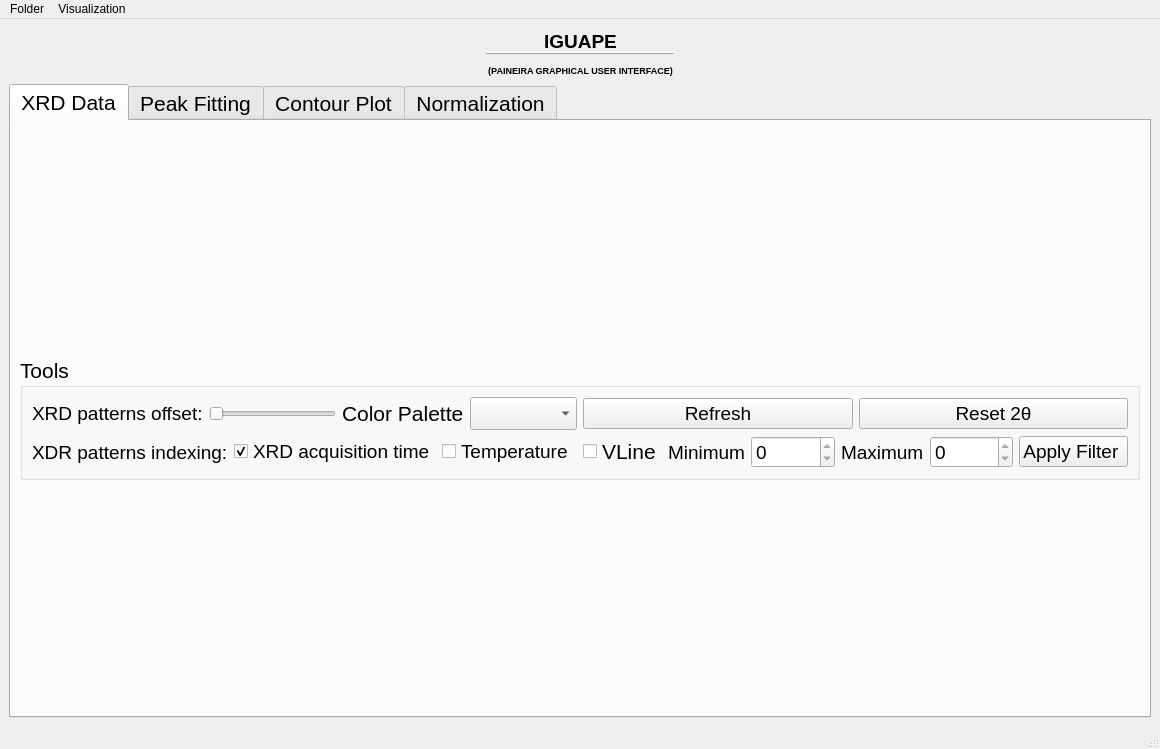
<?xml version="1.0" encoding="UTF-8"?>
<ui version="4.0">
 <class>MainWindow</class>
 <widget class="QMainWindow" name="MainWindow">
  <property name="geometry">
   <rect>
    <x>0</x>
    <y>0</y>
    <width>1160</width>
    <height>749</height>
   </rect>
  </property>
  <property name="windowTitle">
   <string>Iguape</string>
  </property>
  <property name="windowIcon">
   <iconset>
    <normaloff>../../../.designer/backup/Icons/Logo_IGUAPE.png</normaloff>../../../.designer/backup/Icons/Logo_IGUAPE.png</iconset>
  </property>
  <property name="styleSheet">
   <string notr="true"/>
  </property>
  <property name="locale">
   <locale language="English" country="UnitedKingdom"/>
  </property>
  <widget class="QWidget" name="centralwidget">
   <layout class="QGridLayout" name="gridLayout_3">
    <item row="0" column="0">
     <layout class="QVBoxLayout" name="verticalLayout">
      <item>
       <layout class="QHBoxLayout" name="horizontalLayout">
        <item>
         <widget class="QLabel" name="CNPEM_logo">
          <property name="maximumSize">
           <size>
            <width>100</width>
            <height>50</height>
           </size>
          </property>
          <property name="cursor">
           <cursorShape>PointingHandCursor</cursorShape>
          </property>
          <property name="text">
           <string/>
          </property>
          <property name="pixmap">
           <pixmap>../Icons/CNPEM-logo-colorido-2023_resize.png</pixmap>
          </property>
          <property name="openExternalLinks">
           <bool>true</bool>
          </property>
         </widget>
        </item>
        <item>
         <spacer name="horizontalSpacer_10">
          <property name="orientation">
           <enum>Qt::Horizontal</enum>
          </property>
          <property name="sizeHint" stdset="0">
           <size>
            <width>40</width>
            <height>20</height>
           </size>
          </property>
         </spacer>
        </item>
        <item>
         <widget class="QLabel" name="iguape_logo">
          <property name="maximumSize">
           <size>
            <width>100</width>
            <height>70</height>
           </size>
          </property>
          <property name="cursor">
           <cursorShape>PointingHandCursor</cursorShape>
          </property>
          <property name="text">
           <string/>
          </property>
          <property name="pixmap">
           <pixmap>../Icons/Logo_IGUAPE_resized.png</pixmap>
          </property>
          <property name="openExternalLinks">
           <bool>true</bool>
          </property>
         </widget>
        </item>
        <item>
         <spacer name="horizontalSpacer">
          <property name="orientation">
           <enum>Qt::Horizontal</enum>
          </property>
          <property name="sizeHint" stdset="0">
           <size>
            <width>40</width>
            <height>20</height>
           </size>
          </property>
         </spacer>
        </item>
        <item>
         <widget class="QLabel" name="title_label">
          <property name="minimumSize">
           <size>
            <width>0</width>
            <height>0</height>
           </size>
          </property>
          <property name="maximumSize">
           <size>
            <width>16777215</width>
            <height>50</height>
           </size>
          </property>
          <property name="font">
           <font>
            <pointsize>14</pointsize>
           </font>
          </property>
          <property name="frameShape">
           <enum>QFrame::HLine</enum>
          </property>
          <property name="frameShadow">
           <enum>QFrame::Raised</enum>
          </property>
          <property name="lineWidth">
           <number>1</number>
          </property>
          <property name="text">
           <string>&lt;html&gt;&lt;head/&gt;&lt;body&gt;&lt;p align=&quot;center&quot;&gt;&lt;span style=&quot; font-weight:600;&quot;&gt;IGUAPE&lt;/span&gt;&lt;/p&gt;&lt;p align=&quot;center&quot;&gt;&lt;span style=&quot; font-size:7pt; font-weight:600;&quot;&gt;(PAINEIRA GRAPHICAL USER INTERFACE)&lt;/span&gt;&lt;/p&gt;&lt;/body&gt;&lt;/html&gt;</string>
          </property>
          <property name="alignment">
           <set>Qt::AlignCenter</set>
          </property>
         </widget>
        </item>
        <item>
         <spacer name="horizontalSpacer_3">
          <property name="orientation">
           <enum>Qt::Horizontal</enum>
          </property>
          <property name="sizeHint" stdset="0">
           <size>
            <width>40</width>
            <height>20</height>
           </size>
          </property>
         </spacer>
        </item>
        <item>
         <widget class="QLabel" name="LNLS_logo">
          <property name="maximumSize">
           <size>
            <width>16777215</width>
            <height>50</height>
           </size>
          </property>
          <property name="cursor">
           <cursorShape>PointingHandCursor</cursorShape>
          </property>
          <property name="text">
           <string/>
          </property>
          <property name="pixmap">
           <pixmap>../Icons/LNLS_logo_resize.png</pixmap>
          </property>
          <property name="alignment">
           <set>Qt::AlignCenter</set>
          </property>
         </widget>
        </item>
        <item>
         <spacer name="horizontalSpacer_2">
          <property name="orientation">
           <enum>Qt::Horizontal</enum>
          </property>
          <property name="sizeHint" stdset="0">
           <size>
            <width>40</width>
            <height>20</height>
           </size>
          </property>
         </spacer>
        </item>
        <item>
         <widget class="QLabel" name="paineira_logo">
          <property name="maximumSize">
           <size>
            <width>70</width>
            <height>100</height>
           </size>
          </property>
          <property name="cursor">
           <cursorShape>PointingHandCursor</cursorShape>
          </property>
          <property name="pixmap">
           <pixmap>../Icons/Paineira_resize.png</pixmap>
          </property>
          <property name="alignment">
           <set>Qt::AlignRight|Qt::AlignTrailing|Qt::AlignVCenter</set>
          </property>
         </widget>
        </item>
       </layout>
      </item>
      <item>
       <widget class="QTabWidget" name="tabWidget">
        <property name="minimumSize">
         <size>
          <width>900</width>
          <height>400</height>
         </size>
        </property>
        <property name="font">
         <font>
          <pointsize>16</pointsize>
         </font>
        </property>
        <property name="currentIndex">
         <number>0</number>
        </property>
        <widget class="QWidget" name="XRD_data_tab">
         <attribute name="title">
          <string>XRD Data</string>
         </attribute>
         <layout class="QGridLayout" name="gridLayout_4">
          <item row="0" column="0">
           <layout class="QVBoxLayout" name="XRD_data_layout"/>
          </item>
          <item row="1" column="0">
           <widget class="QGroupBox" name="groupBox">
            <property name="sizePolicy">
             <sizepolicy hsizetype="Preferred" vsizetype="Fixed">
              <horstretch>0</horstretch>
              <verstretch>0</verstretch>
             </sizepolicy>
            </property>
            <property name="font">
             <font>
              <pointsize>16</pointsize>
             </font>
            </property>
            <property name="title">
             <string>Tools</string>
            </property>
            <layout class="QGridLayout" name="gridLayout">
             <item row="0" column="0">
              <layout class="QHBoxLayout" name="horizontalLayout_9">
               <item>
                <widget class="QLabel" name="offset_label">
                 <property name="sizePolicy">
                  <sizepolicy hsizetype="Minimum" vsizetype="Preferred">
                   <horstretch>0</horstretch>
                   <verstretch>0</verstretch>
                  </sizepolicy>
                 </property>
                 <property name="font">
                  <font>
                   <pointsize>14</pointsize>
                  </font>
                 </property>
                 <property name="text">
                  <string>XRD patterns offset:</string>
                 </property>
                </widget>
               </item>
               <item>
                <widget class="QSlider" name="offset_slider">
                 <property name="maximumSize">
                  <size>
                   <width>500</width>
                   <height>16777215</height>
                  </size>
                 </property>
                 <property name="font">
                  <font>
                   <pointsize>16</pointsize>
                  </font>
                 </property>
                 <property name="toolTip">
                  <string>Select the XRD patterns offset</string>
                 </property>
                 <property name="layoutDirection">
                  <enum>Qt::LeftToRight</enum>
                 </property>
                 <property name="minimum">
                  <number>1</number>
                 </property>
                 <property name="orientation">
                  <enum>Qt::Horizontal</enum>
                 </property>
                 <property name="invertedAppearance">
                  <bool>false</bool>
                 </property>
                 <property name="invertedControls">
                  <bool>false</bool>
                 </property>
                </widget>
               </item>
               <item>
                <widget class="QLabel" name="label_5">
                 <property name="text">
                  <string>Color Palette</string>
                 </property>
                </widget>
               </item>
               <item>
                <widget class="QComboBox" name="color_pallete_comboBox_2"/>
               </item>
              </layout>
             </item>
             <item row="0" column="1">
              <layout class="QHBoxLayout" name="horizontalLayout_6">
               <item>
                <widget class="QPushButton" name="refresh_button">
                 <property name="maximumSize">
                  <size>
                   <width>16777215</width>
                   <height>16777215</height>
                  </size>
                 </property>
                 <property name="font">
                  <font>
                   <pointsize>14</pointsize>
                  </font>
                 </property>
                 <property name="toolTip">
                  <string>Press to refresh the graph with the new XRD patterns</string>
                 </property>
                 <property name="text">
                  <string>Refresh</string>
                 </property>
                 <property name="icon">
                  <iconset>
                   <normaloff>../../../.designer/backup/Icons/Refresh_Icon.png</normaloff>../../../.designer/backup/Icons/Refresh_Icon.png</iconset>
                 </property>
                </widget>
               </item>
               <item>
                <widget class="QPushButton" name="reset_button">
                 <property name="minimumSize">
                  <size>
                   <width>0</width>
                   <height>0</height>
                  </size>
                 </property>
                 <property name="maximumSize">
                  <size>
                   <width>16777215</width>
                   <height>16777215</height>
                  </size>
                 </property>
                 <property name="font">
                  <font>
                   <pointsize>14</pointsize>
                  </font>
                 </property>
                 <property name="toolTip">
                  <string>Press to reset the 2θ interval to the deafult range</string>
                 </property>
                 <property name="text">
                  <string>Reset 2θ</string>
                 </property>
                </widget>
               </item>
              </layout>
             </item>
             <item row="1" column="0">
              <layout class="QHBoxLayout" name="horizontalLayout_7">
               <item>
                <widget class="QLabel" name="index_label">
                 <property name="sizePolicy">
                  <sizepolicy hsizetype="Minimum" vsizetype="Preferred">
                   <horstretch>0</horstretch>
                   <verstretch>0</verstretch>
                  </sizepolicy>
                 </property>
                 <property name="font">
                  <font>
                   <pointsize>14</pointsize>
                  </font>
                 </property>
                 <property name="text">
                  <string>XDR patterns indexing:</string>
                 </property>
                </widget>
               </item>
               <item>
                <widget class="QCheckBox" name="XRD_measure_order_checkbox">
                 <property name="maximumSize">
                  <size>
                   <width>16777215</width>
                   <height>16777215</height>
                  </size>
                 </property>
                 <property name="font">
                  <font>
                   <pointsize>14</pointsize>
                  </font>
                 </property>
                 <property name="text">
                  <string>XRD acquisition time</string>
                 </property>
                 <property name="checkable">
                  <bool>true</bool>
                 </property>
                 <property name="checked">
                  <bool>true</bool>
                 </property>
                 <property name="tristate">
                  <bool>false</bool>
                 </property>
                </widget>
               </item>
               <item>
                <widget class="QCheckBox" name="temperature_checkbox">
                 <property name="maximumSize">
                  <size>
                   <width>16777215</width>
                   <height>16777215</height>
                  </size>
                 </property>
                 <property name="font">
                  <font>
                   <pointsize>14</pointsize>
                  </font>
                 </property>
                 <property name="text">
                  <string>Temperature</string>
                 </property>
                </widget>
               </item>
              </layout>
             </item>
             <item row="1" column="1">
              <layout class="QHBoxLayout" name="horizontalLayout_8">
               <item>
                <widget class="QCheckBox" name="checkBox">
                 <property name="text">
                  <string>VLine</string>
                 </property>
                </widget>
               </item>
               <item>
                <widget class="QLabel" name="min_filter_label">
                 <property name="maximumSize">
                  <size>
                   <width>16777215</width>
                   <height>16777215</height>
                  </size>
                 </property>
                 <property name="font">
                  <font>
                   <pointsize>14</pointsize>
                  </font>
                 </property>
                 <property name="text">
                  <string>Minimum</string>
                 </property>
                </widget>
               </item>
               <item>
                <widget class="QDoubleSpinBox" name="min_temp_doubleSpinBox">
                 <property name="sizePolicy">
                  <sizepolicy hsizetype="Expanding" vsizetype="Fixed">
                   <horstretch>0</horstretch>
                   <verstretch>0</verstretch>
                  </sizepolicy>
                 </property>
                 <property name="maximumSize">
                  <size>
                   <width>16777215</width>
                   <height>16777215</height>
                  </size>
                 </property>
                 <property name="font">
                  <font>
                   <pointsize>14</pointsize>
                  </font>
                 </property>
                 <property name="readOnly">
                  <bool>true</bool>
                 </property>
                 <property name="decimals">
                  <number>0</number>
                 </property>
                </widget>
               </item>
               <item>
                <widget class="QLabel" name="max_filter_label">
                 <property name="maximumSize">
                  <size>
                   <width>16777215</width>
                   <height>16777215</height>
                  </size>
                 </property>
                 <property name="font">
                  <font>
                   <pointsize>14</pointsize>
                  </font>
                 </property>
                 <property name="text">
                  <string>Maximum</string>
                 </property>
                </widget>
               </item>
               <item>
                <widget class="QDoubleSpinBox" name="max_temp_doubleSpinBox">
                 <property name="sizePolicy">
                  <sizepolicy hsizetype="Expanding" vsizetype="Fixed">
                   <horstretch>0</horstretch>
                   <verstretch>0</verstretch>
                  </sizepolicy>
                 </property>
                 <property name="maximumSize">
                  <size>
                   <width>16777215</width>
                   <height>16777215</height>
                  </size>
                 </property>
                 <property name="font">
                  <font>
                   <pointsize>14</pointsize>
                  </font>
                 </property>
                 <property name="frame">
                  <bool>true</bool>
                 </property>
                 <property name="readOnly">
                  <bool>true</bool>
                 </property>
                 <property name="decimals">
                  <number>0</number>
                 </property>
                </widget>
               </item>
               <item>
                <widget class="QPushButton" name="filter_button">
                 <property name="sizePolicy">
                  <sizepolicy hsizetype="Expanding" vsizetype="Fixed">
                   <horstretch>0</horstretch>
                   <verstretch>0</verstretch>
                  </sizepolicy>
                 </property>
                 <property name="maximumSize">
                  <size>
                   <width>16777215</width>
                   <height>16777215</height>
                  </size>
                 </property>
                 <property name="font">
                  <font>
                   <pointsize>14</pointsize>
                  </font>
                 </property>
                 <property name="toolTip">
                  <string>Press to apply the temperature/measure order range</string>
                 </property>
                 <property name="text">
                  <string>Apply Filter </string>
                 </property>
                 <property name="icon">
                  <iconset>
                   <normaloff>../../../.designer/backup/Icons/Filter_Icon.png</normaloff>../../../.designer/backup/Icons/Filter_Icon.png</iconset>
                 </property>
                </widget>
               </item>
              </layout>
             </item>
            </layout>
           </widget>
          </item>
         </layout>
        </widget>
        <widget class="QWidget" name="peak_fit_tab">
         <attribute name="title">
          <string>Peak Fitting</string>
         </attribute>
         <layout class="QGridLayout" name="gridLayout_5">
          <item row="0" column="0">
           <layout class="QVBoxLayout" name="peak_fit_layout"/>
          </item>
          <item row="1" column="0">
           <widget class="QGroupBox" name="groupBox_3">
            <property name="sizePolicy">
             <sizepolicy hsizetype="Preferred" vsizetype="Fixed">
              <horstretch>0</horstretch>
              <verstretch>0</verstretch>
             </sizepolicy>
            </property>
            <property name="font">
             <font>
              <pointsize>16</pointsize>
             </font>
            </property>
            <property name="title">
             <string>Tools</string>
            </property>
            <layout class="QGridLayout" name="gridLayout_8">
             <item row="0" column="2">
              <widget class="QPushButton" name="save_peak_fit_data_button">
               <property name="minimumSize">
                <size>
                 <width>0</width>
                 <height>0</height>
                </size>
               </property>
               <property name="maximumSize">
                <size>
                 <width>16777215</width>
                 <height>16777215</height>
                </size>
               </property>
               <property name="toolTip">
                <string>Press to save the data as a CSV file</string>
               </property>
               <property name="text">
                <string>Save Peak Fit Data</string>
               </property>
               <property name="icon">
                <iconset>
                 <normaloff>../../../.designer/backup/Icons/Save_Icon.png</normaloff>../../../.designer/backup/Icons/Save_Icon.png</iconset>
               </property>
              </widget>
             </item>
             <item row="0" column="0">
              <widget class="QPushButton" name="refresh_button_peak_fit">
               <property name="text">
                <string>Refresh</string>
               </property>
              </widget>
             </item>
             <item row="0" column="1">
              <widget class="QPushButton" name="peak_fit_button">
               <property name="maximumSize">
                <size>
                 <width>16777215</width>
                 <height>16777215</height>
                </size>
               </property>
               <property name="toolTip">
                <string>Press to open the Peak Fit Window</string>
               </property>
               <property name="text">
                <string>Peak Fit</string>
               </property>
               <property name="icon">
                <iconset>
                 <normaloff>../../../.designer/backup/Icons/peak_fit_icon.png</normaloff>../../../.designer/backup/Icons/peak_fit_icon.png</iconset>
               </property>
              </widget>
             </item>
            </layout>
           </widget>
          </item>
         </layout>
        </widget>
        <widget class="QWidget" name="contour_tab">
         <attribute name="title">
          <string>Contour Plot</string>
         </attribute>
         <layout class="QGridLayout" name="gridLayout_2">
          <item row="0" column="0">
           <layout class="QVBoxLayout" name="contour_layout"/>
          </item>
          <item row="1" column="0">
           <widget class="QGroupBox" name="groupBox_2">
            <property name="sizePolicy">
             <sizepolicy hsizetype="Preferred" vsizetype="Fixed">
              <horstretch>0</horstretch>
              <verstretch>0</verstretch>
             </sizepolicy>
            </property>
            <property name="maximumSize">
             <size>
              <width>16777215</width>
              <height>16777215</height>
             </size>
            </property>
            <property name="title">
             <string>Tools</string>
            </property>
            <layout class="QGridLayout" name="gridLayout_6">
             <item row="0" column="0">
              <widget class="QLabel" name="label_3">
               <property name="text">
                <string>Contour Norm</string>
               </property>
              </widget>
             </item>
             <item row="0" column="1">
              <widget class="QComboBox" name="norm_comboBox">
               <item>
                <property name="text">
                 <string>LogNorm</string>
                </property>
               </item>
               <item>
                <property name="text">
                 <string>PowerNorm</string>
                </property>
               </item>
               <item>
                <property name="text">
                 <string>CenteredNorm</string>
                </property>
               </item>
              </widget>
             </item>
             <item row="0" column="2">
              <widget class="QLabel" name="label_4">
               <property name="maximumSize">
                <size>
                 <width>16777215</width>
                 <height>16777215</height>
                </size>
               </property>
               <property name="text">
                <string>Color Palette</string>
               </property>
               <property name="alignment">
                <set>Qt::AlignRight|Qt::AlignTrailing|Qt::AlignVCenter</set>
               </property>
              </widget>
             </item>
             <item row="0" column="3">
              <widget class="QComboBox" name="color_pallete_comboBox"/>
             </item>
             <item row="0" column="4">
              <widget class="QPushButton" name="contour_button">
               <property name="text">
                <string>Generate Contour</string>
               </property>
              </widget>
             </item>
            </layout>
           </widget>
          </item>
         </layout>
        </widget>
        <widget class="QWidget" name="normalization_tab">
         <attribute name="title">
          <string>Normalization</string>
         </attribute>
         <layout class="QGridLayout" name="gridLayout_7">
          <item row="0" column="0">
           <layout class="QVBoxLayout" name="normalization_layout"/>
          </item>
          <item row="1" column="0">
           <widget class="QGroupBox" name="groupBox_4">
            <property name="sizePolicy">
             <sizepolicy hsizetype="Preferred" vsizetype="Fixed">
              <horstretch>0</horstretch>
              <verstretch>0</verstretch>
             </sizepolicy>
            </property>
            <property name="font">
             <font>
              <pointsize>16</pointsize>
             </font>
            </property>
            <property name="title">
             <string>Tools</string>
            </property>
            <layout class="QGridLayout" name="gridLayout_9">
             <item row="0" column="0">
              <widget class="QLabel" name="label">
               <property name="text">
                <string>XRD patterns offset:</string>
               </property>
              </widget>
             </item>
             <item row="0" column="1">
              <widget class="QSlider" name="norm_offset_slider">
               <property name="minimum">
                <number>1</number>
               </property>
               <property name="value">
                <number>70</number>
               </property>
               <property name="orientation">
                <enum>Qt::Horizontal</enum>
               </property>
              </widget>
             </item>
             <item row="0" column="2">
              <widget class="QPushButton" name="normalize_button">
               <property name="font">
                <font>
                 <pointsize>14</pointsize>
                </font>
               </property>
               <property name="text">
                <string>Generate Normalization Plot</string>
               </property>
              </widget>
             </item>
            </layout>
           </widget>
          </item>
         </layout>
        </widget>
       </widget>
      </item>
     </layout>
    </item>
   </layout>
  </widget>
  <widget class="QMenuBar" name="menubar">
   <property name="geometry">
    <rect>
     <x>0</x>
     <y>0</y>
     <width>1160</width>
     <height>22</height>
    </rect>
   </property>
   <widget class="QMenu" name="menuFolder">
    <property name="title">
     <string>Folder</string>
    </property>
    <addaction name="actionOpen_New_Folder"/>
    <addaction name="actionExport_Figure"/>
    <addaction name="separator"/>
    <addaction name="actionAbout"/>
    <addaction name="actionHelp"/>
   </widget>
   <widget class="QMenu" name="menuVisualization">
    <property name="title">
     <string>Visualization</string>
    </property>
    <addaction name="actionQ_Vector"/>
    <addaction name="action2theta"/>
   </widget>
   <addaction name="menuFolder"/>
   <addaction name="menuVisualization"/>
  </widget>
  <widget class="QStatusBar" name="statusbar"/>
  <action name="actionOpen_New_Folder">
   <property name="text">
    <string>Open New Folder</string>
   </property>
  </action>
  <action name="actionAbout">
   <property name="text">
    <string>About</string>
   </property>
  </action>
  <action name="actionHelp">
   <property name="text">
    <string>Help</string>
   </property>
  </action>
  <action name="actionExport_Figure">
   <property name="text">
    <string>Export Figure</string>
   </property>
  </action>
  <action name="actionQ_Vector">
   <property name="checkable">
    <bool>true</bool>
   </property>
   <property name="checked">
    <bool>false</bool>
   </property>
   <property name="text">
    <string>Q-Vector</string>
   </property>
  </action>
  <action name="action2theta">
   <property name="checkable">
    <bool>true</bool>
   </property>
   <property name="checked">
    <bool>true</bool>
   </property>
   <property name="text">
    <string>2theta</string>
   </property>
  </action>
 </widget>
 <resources/>
 <connections/>
</ui>
